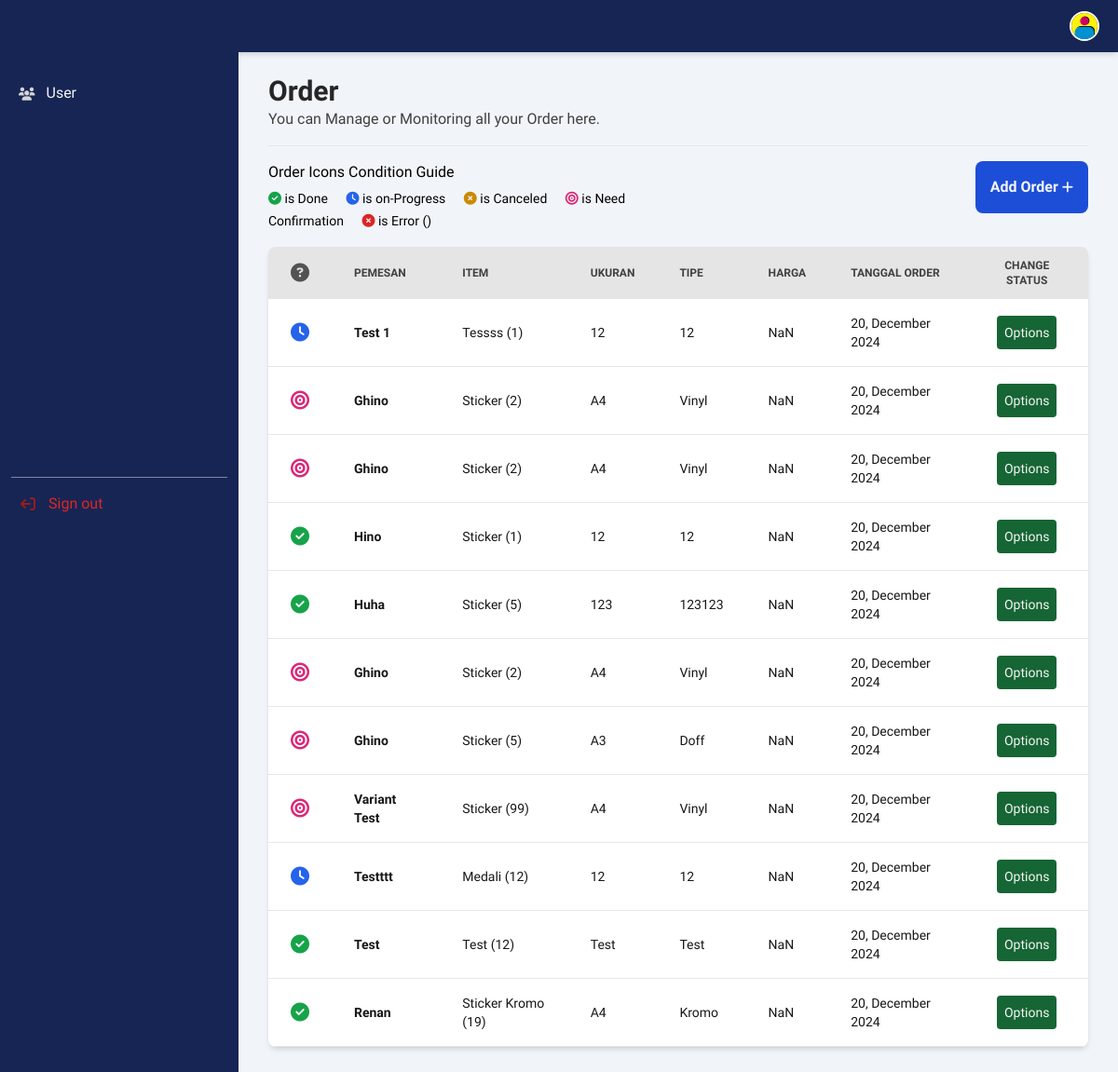
Page /order.php (signed in) on the committed database.
### tables this page shows
CREATE TABLE `menu` (
  `menu_id` int(11) NOT NULL,
  `menu_title` varchar(20) NOT NULL,
  `menu_url` varchar(100) NOT NULL,
  `menu_icon` varchar(255) NOT NULL,
  `menu_access` varchar(100) NOT NULL
);

CREATE TABLE `book` (
  `book_id` int(11) NOT NULL,
  `book_by` varchar(255) NOT NULL,
  `product_name` varchar(255) NOT NULL,
  `size` varchar(255) NOT NULL,
  `type` varchar(255) NOT NULL,
  `total` int(11) NOT NULL,
  `qty` int(11) NOT NULL,
  `status` int(11) NOT NULL,
  `book_date` date NOT NULL
);

### order.php (the view, shortened to what this page needs)
<?php
include_once 'conn.php';
?>
<!DOCTYPE html>
<html lang="en">
<head>
   <script src="https://cdn.tailwindcss.com"></script>
   <link href="https://cdnjs.cloudflare.com/ajax/libs/flowbite/2.3.0/flowbite.min.css" rel="stylesheet" />
   <link href="assets/css/custom.css" rel="stylesheet">
   <link rel="stylesheet" href="https://cdnjs.cloudflare.com/ajax/libs/font-awesome/6.5.2/css/all.min.css" />
</head>
<body class="bg-slate-100">
   <?php include '_navside.php' ?>
   <div class="p-4 sm:ml-64">
      <div class="p-4 mt-12">
         <div class="w-full">
            <h2 class="text-neutral-800 font-bold text-3xl">
               Order
            </h2>
            <p class="text-neutral-700 font-medium">You can Manage or Monitoring all your Order here.</p>
            <hr class="w-full bg-blue-950 rounded mt-4">
            <div class="columns-1 lg:columns-2">
               <div class="w-full pt-4 text-left">
                  <p class="font-medium text-md pb-1">Order Icons Condition Guide</p>
                  <span class="pr-4 font-medium text-sm">
                     <i class="fa fa-check-circle text-green-600 "></i>
                     is Done
                  </span>
                  <span class="pr-4 font-medium text-sm">
                     <i class="fa fa-clock animate-spin text-blue-600 "></i>
                     is on-Progress
                  </span>
                  <span class="pr-4 font-medium text-sm">
                     <i class="fa fa-times-circle text-yellow-600 "></i>
                     is Canceled
                  </span>
                  <span class="pr-4 font-medium text-sm">
                     <i class="fa fa-bullseye animate-pulse text-pink-600 "></i>
                     is Need Confirmation
                  </span>
                  <span class="pr-4 font-medium text-sm">
                     <i class="fa fa-times-circle text-red-600 "></i>
                     is Error ()
                  </span>
               </div>
               <div class="w-full pt-4 text-right">
                  <button class="w-full p-4 bg-blue-700 text-neutral-100 rounded-lg font-semibold text-md lg:w-fit" data-modal-target="add-order-modal" data-modal-toggle="add-order-modal">
                     Add Order
                     <i class="fa fa-plus text-sm"></i>
                  </button>
               </div>
            </div>
         </div>
         <div class="w-full pt-4">
            <div class="relative overflow-x-auto shadow-md sm:rounded-lg">
               <table class="w-full text-sm text-left rtl:text-right text-neutral-500">
                  <thead class="text-xs text-neutral-700 uppercase bg-neutral-200">
                     <tr>
                        <th scope="col" class="px-6 py-3">
                           <i class="fa fa-question-circle text-xl text-neutral-600"></i>
                        </th>
                        <th scope="col" class="px-6 py-3">
                           Pemesan
                        </th>
                        <th scope="col" class="px-6 py-3">
                           Item
                        </th>
                        <th scope="col" class="px-6 py-3">
                           Ukuran
                        </th>
                        <th scope="col" class="px-6 py-3">
                           Tipe
                        </th>
                        <th scope="col" class="px-6 py-3">
                           Harga
                        </th>
                        <th scope="col" class="px-6 py-3">
                           Tanggal Order
                        </th>
                        <th scope="col" class="px-6 py-3 text-center">
                           Change Status
                        </th>
                     </tr>
                  </thead>
                  <tbody>
                     <?php
                     include_once 'conn.php';
                     $query = mysqli_query($con, "SELECT * FROM book ORDER BY book_id DESC");
                     while ($book = mysqli_fetch_array($query)) {
                        $status = $book['status'];
                        if ($status == '1') {
                           $book_color = 'text-green-600';
                           $book_icon = 'fa fa-check-circle';
                        } else if ($status == '2') {
                           $book_color = 'text-blue-600';
                           $book_icon = 'fa fa-clock animate-spin';
                        } else if ($status == '3') {
                           $book_status = 'Canceled';
                           $book_Tooltip = 'Canceled!';
                           $book_color = 'text-yellow-600';
                           $book_icon = 'fa fa-times-circle';
                        } else if ($status == '4') {
                           $book_color = 'text-pink-600';
                           $book_icon = 'fa fa-bullseye animate-pulse';
                        } else {
                           $book_status = 'Error';
                           $book_Tooltip = 'Something Missing!';
                           $book_color = 'text-red-600';
                           $book_icon = 'fa fa-exclamation-circle';
                        }
                     ?>
                        <tr class="bg-white border-b hover:bg-neutral-50 text-neutral-900">
                           <th scope="row" class="px-6 py-4 font-medium text-neutral-900 whitespace-nowrap">
                              <i class="<?= $book_icon; ?> text-xl <?= $book_color; ?>"></i>
                           </th>
                           <th scope="row" class="px-6 py-4">
                              <?= $book['book_by'] ?>
                           </th>
                           <td class="px-6 py-4 font-medium text-md">
                              <?= $book['product_name'] ?> (<?= $book['qty'] ?>)
                           </td>
                           <td class="px-6 py-4 font-medium text-md">
                              <?= $book['size'] ?>
                           </td>
                           <td class="px-6 py-4 font-medium text-md">
                              <?= $book['type'] ?>
                           </td>
                           <td class="px-6 py-4 font-medium text-md rp">
                           </td>
                           <td class="px-6 py-4 font-medium text-md">
                              <?php
                              $org_date = $book['book_date'];
                              $new_date = date("d, F Y", strtotime($org_date));
                              $book_id = $book['book_id'];
                              ?>
                              <?= $new_date; ?>
                           </td>
                           <td class="px-6 py-4 font-medium text-md text-center">
                              <button data-modal-target="con-modal-<?=$book_id;?>" data-modal-toggle="con-modal-<?=$book_id;?>" class="p-2 bg-green-800 text-neutral-100 rounded hover:bg-green-900">Options</button>
                           </td>
                        </tr>
                     <?php } ?>
                  </tbody>
               </table>
            </div>
         </div>
      </div>
   </div>
</body>
</html>

### _navside.php (shortened to what this page needs)
<nav class="fixed top-0 z-30 w-full bg-blue-950 shadow-md">
  <div class="px-3 py-3 lg:px-5 lg:pl-3">
    <div class="flex items-center justify-between">
      <div class="flex items-center justify-start rtl:justify-end">
        <a href="dashboard.php" class="flex ms-2 md:me-24">
          <p class="text-neutral-100 font-regular invisible md:visible">PRINT<span class="font-bold">MAX</span></p>
        </a>
      </div>
      <div class="flex items-center">
        <div class="flex items-center ms-3">
          <div>
            <button type="button" class="flex text-sm bg-gray-800 rounded-full focus:ring-4 focus:ring-gray-300" aria-expanded="false" data-dropdown-toggle="dropdown-user">
              <img class="w-8 h-8 rounded-full border-white border-2" src="assets/img/system/avatar.png" alt="user photo">
            </button>
          </div>
        </div>
      </div>
    </div>
  </div>
</nav>
<aside id="logo-sidebar" class="fixed top-0 left-0 z-40 w-64 h-screen pt-20 transition-transform -translate-x-full bg-blue-950 sm:translate-x-0" aria-label="Sidebar">
  <div class="h-full px-3 pb-4 overflow-y-auto bg-blue-950">
    <ul class="space-y-2 font-regular">
      <?php
      include_once 'conn.php';
      $role_id = $_SESSION['role_id'];
      $query = mysqli_query($con, "SELECT * FROM menu WHERE menu_access LIKE '%$role_id%'");
      while ($menus = mysqli_fetch_array($query)) {
      ?>
        <li class="hover:bg-neutral-950 rounded-lg hover:opacity-50">
          <a href="<?= $menus['menu_url']; ?>" class="flex items-center p-2 text-neutral-100 rounded-lg font-medium">
            <i class="fa <?= $menus['menu_icon']; ?> fa-sm fa-fw text-neutral-300"></i>
            <span class="ms-3 ml-2"><?= $menus['menu_title']; ?></span>
          </a>
        </li>
      <?php } ?>
      <li class="pt-96">
        <hr class="opacity-50">
      </li>
      <li class="hover:bg-neutral-950 rounded-lg hover:opacity-50">
        <a href="signout.php" class="flex items-center p-2 text-red-600 rounded-lg">
          <i class="fa fa-sign-out fa-rotate-180 fa-md fa-fw text-red-800"></i>
          <span class="ms-3 ml-2">Sign out</span>
        </a>
      </li>
    </ul>
  </div>
</aside>

### assets/css/custom.css (style rules this page uses)
body { font-family: "Quicksand", sans-serif; font-optical-sizing: auto; }

### rows in the picture
menu: menu_title "User"
book: status 2 (drawn), book_by "Test 1", product_name "Tessss", qty "1", size "12", type "12", book_date "20, December 2024"
book: status 4 (drawn), book_by "Ghino", product_name "Sticker", qty "2", size "A4", type "Vinyl", book_date "20, December 2024"
book: status 4 (drawn), book_by "Ghino", product_name "Sticker", qty "2", size "A4", type "Vinyl", book_date "20, December 2024"
book: status 1 (drawn), book_by "Hino", product_name "Sticker", qty "1", size "12", type "12", book_date "20, December 2024"
book: status 1 (drawn), book_by "Huha", product_name "Sticker", qty "5", size "123", type "123123", book_date "20, December 2024"
book: status 4 (drawn), book_by "Ghino", product_name "Sticker", qty "2", size "A4", type "Vinyl", book_date "20, December 2024"
book: status 4 (drawn), book_by "Ghino", product_name "Sticker", qty "5", size "A3", type "Doff", book_date "20, December 2024"
book: status 4 (drawn), book_by "Variant Test", product_name "Sticker", qty "99", size "A4", type "Vinyl", book_date "20, December 2024"
book: status 2 (drawn), book_by "Testttt", product_name "Medali", qty "12", size "12", type "12", book_date "20, December 2024"
book: status 1 (drawn), book_by "Test", product_name "Test", qty "12", size "Test", type "Test", book_date "20, December 2024"
book: status 1 (drawn), book_by "Renan", product_name "Sticker Kromo", qty "19", size "A4", type "Kromo", book_date "20, December 2024"
